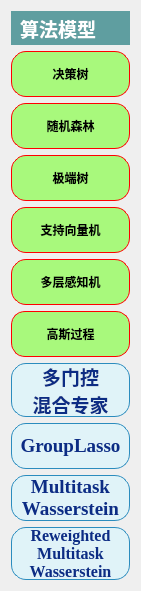
   <widget class="QWidget" name="layoutWidget">
    <property name="geometry">
     <rect>
      <x>1021</x>
      <y>237</y>
      <width>141</width>
      <height>591</height>
     </rect>
    </property>
    <layout class="QVBoxLayout" name="verticalLayout">
     <item>
      <widget class="QLabel" name="label_2">
       <property name="minimumSize">
        <size>
         <width>88</width>
         <height>34</height>
        </size>
       </property>
       <property name="maximumSize">
        <size>
         <width>16777215</width>
         <height>35</height>
        </size>
       </property>
       <property name="font">
        <font>
         <family>楷体</family>
         <pointsize>14</pointsize>
         <weight>75</weight>
         <italic>false</italic>
         <bold>true</bold>
        </font>
       </property>
       <property name="styleSheet">
        <string notr="true">QLabel {

	color:white;	
    padding: 2px 4px;  
    background-color:#5F9EA0; 
    font: 14pt &quot;楷体&quot;;  /* 推荐使用无衬线字体更清晰  */
    min-width: 80px;
    min-height: 30px;
    font-weight: bold;
qproperty-alignment: 'AlignCenter'; 
}</string>
       </property>
       <property name="text">
        <string>算法模型</string>
       </property>
       <property name="margin">
        <number>1</number>
       </property>
      </widget>
     </item>
     <item>
      <widget class="QPushButton" name="pushButton_AL1">
       <property name="toolTip">
        <string>&lt;html&gt;&lt;head/&gt;&lt;body&gt;&lt;p&gt;决策树算法&lt;/p&gt;&lt;/body&gt;&lt;/html&gt;</string>
       </property>
       <property name="styleSheet">
        <string notr="true">QPushButton{
border:1px solid red;   /*边框的粗细，颜色*/
border-radius:15px;    /*设置圆角半径 */
padding:2px 4px;  /*QFrame边框与内部其它部件的距离*/
background-color:rgb(168, 249, 124);	/*背景颜色*/
color:rgb(0, 0, 0);		/*字体颜色*/
	font: 16pt &quot;楷体&quot;;
min-width:80px;	/*设置最小宽度*/
min-height:40px;	/*设置最小高度*/
font:bold;
}
QPushButton:hover {
    background-color: rgb(21, 151, 165); /* 悬停时背景色 */
    color: white;             /* 悬停时文字颜色 */
}
QPushButton:pressed {
    background-color:  rgb(38, 70, 83); /* 按下时背景色 */
}</string>
       </property>
       <property name="text">
        <string>决策树</string>
       </property>
      </widget>
     </item>
     <item>
      <widget class="QPushButton" name="pushButton_AL2">
       <property name="toolTip">
        <string>&lt;html&gt;&lt;head/&gt;&lt;body&gt;&lt;p&gt;随机森林算法&lt;/p&gt;&lt;/body&gt;&lt;/html&gt;</string>
       </property>
       <property name="styleSheet">
        <string notr="true">QPushButton{
border:1px solid red;   /*边框的粗细，颜色*/
border-radius:15px;    /*设置圆角半径 */
padding:2px 4px;  /*QFrame边框与内部其它部件的距离*/
background-color:rgb(168, 249, 124);	/*背景颜色*/
color:rgb(0, 0, 0);		/*字体颜色*/
	font: 16pt &quot;楷体&quot;;
min-width:80px;	/*设置最小宽度*/
min-height:40px;	/*设置最小高度*/
font:bold;
}
QPushButton:hover {
    background-color: rgb(21, 151, 165); /* 悬停时背景色 */
    color: white;             /* 悬停时文字颜色 */
}
QPushButton:pressed {
    background-color:  rgb(38, 70, 83); /* 按下时背景色 */
}</string>
       </property>
       <property name="text">
        <string>随机森林</string>
       </property>
      </widget>
     </item>
     <item>
      <widget class="QPushButton" name="pushButton_AL5">
       <property name="toolTip">
        <string>&lt;html&gt;&lt;head/&gt;&lt;body&gt;&lt;p&gt;极端树算法&lt;/p&gt;&lt;/body&gt;&lt;/html&gt;</string>
       </property>
       <property name="styleSheet">
        <string notr="true">QPushButton{
border:1px solid red;   /*边框的粗细，颜色*/
border-radius:15px;    /*设置圆角半径 */
padding:2px 4px;  /*QFrame边框与内部其它部件的距离*/
background-color:rgb(168, 249, 124);	/*背景颜色*/
color:rgb(0, 0, 0);		/*字体颜色*/
	font: 16pt &quot;楷体&quot;;
min-width:80px;	/*设置最小宽度*/
min-height:40px;	/*设置最小高度*/
font:bold;
}
QPushButton:hover {
    background-color: rgb(21, 151, 165); /* 悬停时背景色 */
    color: white;             /* 悬停时文字颜色 */
}
QPushButton:pressed {
    background-color:  rgb(38, 70, 83); /* 按下时背景色 */
}</string>
       </property>
       <property name="text">
        <string>极端树</string>
       </property>
      </widget>
     </item>
     <item>
      <widget class="QPushButton" name="pushButton_AL3">
       <property name="toolTip">
        <string>&lt;html&gt;&lt;head/&gt;&lt;body&gt;&lt;p&gt;支持向量机算法&lt;/p&gt;&lt;/body&gt;&lt;/html&gt;</string>
       </property>
       <property name="styleSheet">
        <string notr="true">QPushButton{
border:1px solid red;   /*边框的粗细，颜色*/
border-radius:15px;    /*设置圆角半径 */
padding:2px 4px;  /*QFrame边框与内部其它部件的距离*/
background-color:rgb(168, 249, 124);	/*背景颜色*/
color:rgb(0, 0, 0);		/*字体颜色*/
	font: 16pt &quot;楷体&quot;;
min-width:80px;	/*设置最小宽度*/
min-height:40px;	/*设置最小高度*/
font:bold;
}
QPushButton:hover {
    background-color: rgb(21, 151, 165); /* 悬停时背景色 */
    color: white;             /* 悬停时文字颜色 */
}
QPushButton:pressed {
    background-color:  rgb(38, 70, 83); /* 按下时背景色 */
}</string>
       </property>
       <property name="text">
        <string>支持向量机</string>
       </property>
      </widget>
     </item>
     <item>
      <widget class="QPushButton" name="pushButton_AL4">
       <property name="toolTip">
        <string>&lt;html&gt;&lt;head/&gt;&lt;body&gt;&lt;p&gt;多层感知机算法&lt;/p&gt;&lt;/body&gt;&lt;/html&gt;</string>
       </property>
       <property name="styleSheet">
        <string notr="true">QPushButton{
border:1px solid red;   /*边框的粗细，颜色*/
border-radius:15px;    /*设置圆角半径 */
padding:2px 4px;  /*QFrame边框与内部其它部件的距离*/
background-color:rgb(168, 249, 124);	/*背景颜色*/
color:rgb(0, 0, 0);		/*字体颜色*/
	font: 16pt &quot;楷体&quot;;
min-width:80px;	/*设置最小宽度*/
min-height:40px;	/*设置最小高度*/
font:bold;
}
QPushButton:hover {
    background-color: rgb(21, 151, 165); /* 悬停时背景色 */
    color: white;             /* 悬停时文字颜色 */
}
QPushButton:pressed {
    background-color:  rgb(38, 70, 83); /* 按下时背景色 */
}</string>
       </property>
       <property name="text">
        <string>多层感知机</string>
       </property>
      </widget>
     </item>
     <item>
      <widget class="QPushButton" name="pushButton_5">
       <property name="styleSheet">
        <string notr="true">QPushButton{
border:1px solid red;   /*边框的粗细，颜色*/
border-radius:14px;    /*设置圆角半径 */
padding:2px 4px;  /*QFrame边框与内部其它部件的距离*/
background-color:rgb(168, 249, 124);	/*背景颜色*/
color:rgb(0, 0, 0);		/*字体颜色*/
	font: 14pt &quot;楷体&quot;;
min-width:80px;	/*设置最小宽度*/
min-height:40px;	/*设置最小高度*/
font:bold;
}
QPushButton:hover {
    background-color: rgb(21, 151, 165); /* 悬停时背景色 */
    color: white;             /* 悬停时文字颜色 */
}
QPushButton:pressed {
    background-color:  rgb(38, 70, 83); /* 按下时背景色 */
}</string>
       </property>
       <property name="text">
        <string>高斯过程</string>
       </property>
      </widget>
     </item>
     <item>
      <widget class="QPushButton" name="pushButton_4">
       <property name="font">
        <font>
         <family>楷体</family>
         <pointsize>14</pointsize>
         <weight>75</weight>
         <italic>false</italic>
         <bold>true</bold>
        </font>
       </property>
       <property name="styleSheet">
        <string notr="true">QPushButton {
    border: 1px solid #2b8cbe;           /* 科技蓝边框 */
    border-radius: 15px;
    padding: 2px 4px;
    background-color: #e0f3f8;           /* 浅蓝灰背景 */
    color: #0c2c84;                     /* 深蓝字体 */
    font:  14pt  &quot;楷体&quot; ;
    min-width: 80px;
font:bold;
    min-height: 40px;
}

QPushButton:hover {
    background-color: #7bccc4;          /* 悬浮时：蓝绿色 */
    border-color: #0868ac;              /* 加深边框 */
    color: #f7fcfd;                     /* 悬停文字改为白色 */
}

QPushButton:pressed {
    background-color: #4eb3d3;          /* 按压时：科技蓝 */
    border-color: #084081;              /* 深蓝边框 */
}</string>
       </property>
       <property name="text">
        <string>多门控
混合专家</string>
       </property>
      </widget>
     </item>
     <item>
      <widget class="QPushButton" name="pushButton">
       <property name="font">
        <font>
         <family>Times New Roman</family>
         <pointsize>14</pointsize>
         <weight>75</weight>
         <italic>false</italic>
         <bold>true</bold>
        </font>
       </property>
       <property name="toolTip">
        <string>&lt;html&gt;&lt;head/&gt;&lt;body&gt;&lt;p&gt;GroupLasso：基于 L1/L2混合范数正则化的多任务学习模型&lt;/p&gt;&lt;/body&gt;&lt;/html&gt;</string>
       </property>
       <property name="styleSheet">
        <string notr="true">QPushButton {
    border: 1px solid #2b8cbe;           /* 科技蓝边框 */
    border-radius: 15px;
    padding: 2px 4px;
    background-color: #e0f3f8;           /* 浅蓝灰背景 */
    color: #0c2c84;                     /* 深蓝字体 */
    font: bold 14pt ;
    min-width: 80px;
    min-height: 40px;
}

QPushButton:hover {
    background-color: #7bccc4;          /* 悬浮时：蓝绿色 */
    border-color: #0868ac;              /* 加深边框 */
    color: #f7fcfd;                     /* 悬停文字改为白色 */
}

QPushButton:pressed {
    background-color: #4eb3d3;          /* 按压时：科技蓝 */
    border-color: #084081;              /* 深蓝边框 */
}</string>
       </property>
       <property name="text">
        <string>GroupLasso</string>
       </property>
      </widget>
     </item>
     <item>
      <widget class="QPushButton" name="pushButton_2">
       <property name="font">
        <font>
         <family>Times New Roman</family>
         <pointsize>14</pointsize>
         <weight>75</weight>
         <italic>false</italic>
         <bold>true</bold>
        </font>
       </property>
       <property name="toolTip">
        <string>&lt;html&gt;&lt;head/&gt;&lt;body&gt;&lt;p&gt;Multitask Wasserstein：基于Wasserstein距离正则化的稀疏多任务回归模型&lt;/p&gt;&lt;/body&gt;&lt;/html&gt;</string>
       </property>
       <property name="styleSheet">
        <string notr="true">QPushButton {
    border: 1px solid #2b8cbe;           /* 科技蓝边框 */
    border-radius: 15px;
    padding: 2px 4px;
    background-color: #e0f3f8;           /* 浅蓝灰背景 */
    color: #0c2c84;                     /* 深蓝字体 */
    font: bold 14pt;
    min-width: 80px;
    min-height: 40px;
}

QPushButton:hover {
    background-color: #7bccc4;          /* 悬浮时：蓝绿色 */
    border-color: #0868ac;              /* 加深边框 */
    color: #f7fcfd;                     /* 悬停文字改为白色 */
}

QPushButton:pressed {
    background-color: #4eb3d3;          /* 按压时：科技蓝 */
    border-color: #084081;              /* 深蓝边框 */
}</string>
       </property>
       <property name="text">
        <string>Multitask 
Wasserstein</string>
       </property>
      </widget>
     </item>
     <item>
      <widget class="QPushButton" name="pushButton_3">
       <property name="font">
        <font>
         <family>Times New Roman</family>
         <pointsize>12</pointsize>
         <weight>75</weight>
         <italic>false</italic>
         <bold>true</bold>
        </font>
       </property>
       <property name="toolTip">
        <string>&lt;html&gt;&lt;head/&gt;&lt;body&gt;&lt;p&gt;Reweighted Multitask Wasserstein：基于Wasserstein距离正则化和L0.5稀疏约束的多任务回归模型&lt;/p&gt;&lt;/body&gt;&lt;/html&gt;</string>
       </property>
       <property name="styleSheet">
        <string notr="true">QPushButton {
    border: 1px solid #2b8cbe;           /* 科技蓝边框 */
    border-radius: 15px;
    padding: 2px 4px;
    background-color: #e0f3f8;           /* 浅蓝灰背景 */
    color: #0c2c84;                     /* 深蓝字体 */
    font: bold 12pt;
    min-width: 80px;
    min-height: 40px;
}

QPushButton:hover {
    background-color: #7bccc4;          /* 悬浮时：蓝绿色 */
    border-color: #0868ac;              /* 加深边框 */
    color: #f7fcfd;                     /* 悬停文字改为白色 */
}

QPushButton:pressed {
    background-color: #4eb3d3;          /* 按压时：科技蓝 */
    border-color: #084081;              /* 深蓝边框 */
}</string>
       </property>
       <property name="text">
        <string>Reweighted
Multitask
Wasserstein</string>
       </property>
      </widget>
     </item>
    </layout>
   </widget>
